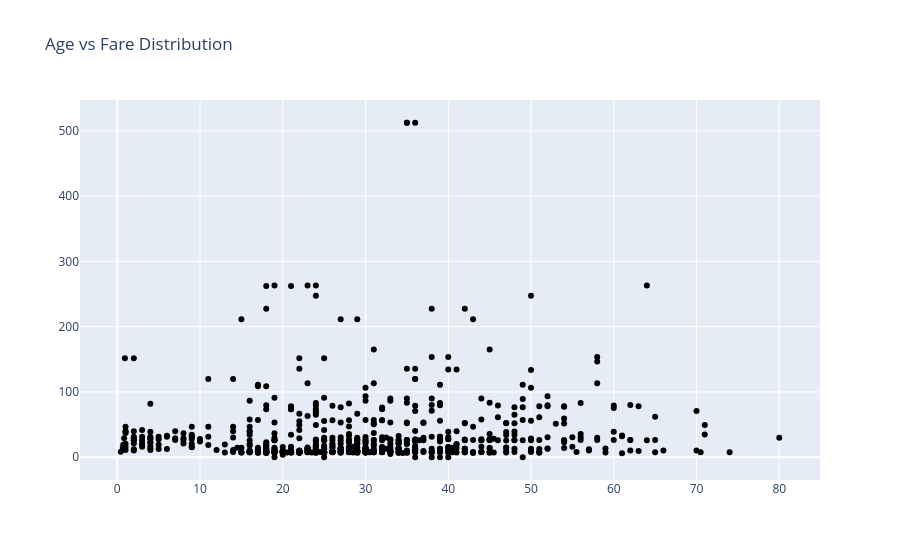

Notebook cell for this chart:
### Code cell
#scatter plot representation --> Age vs Fare
trace=go.Scatter(x=data['Age'],y=data['Fare'],mode='markers',marker={'color':'black'})
layout=go.Layout(title="Age vs Fare Distribution")
fig=go.Figure(data=trace,layout=layout)
fig.show()

### Figure 1 — Plotly figure (JSON) as saved in the notebook; plotly's stock layout.template omitted (floating-point values rounded to 4 significant figures; data arrays with more than 128 entries replaced by an {"elided": "..."} marker saying what was removed)
{"data": [{"marker": {"color": "black"}, "mode": "markers", "type": "scatter", "x": {"elided": "891 float values"}, "y": {"elided": "891 float values"}}], "layout": {"title": {"text": "Age vs Fare Distribution"}}}
